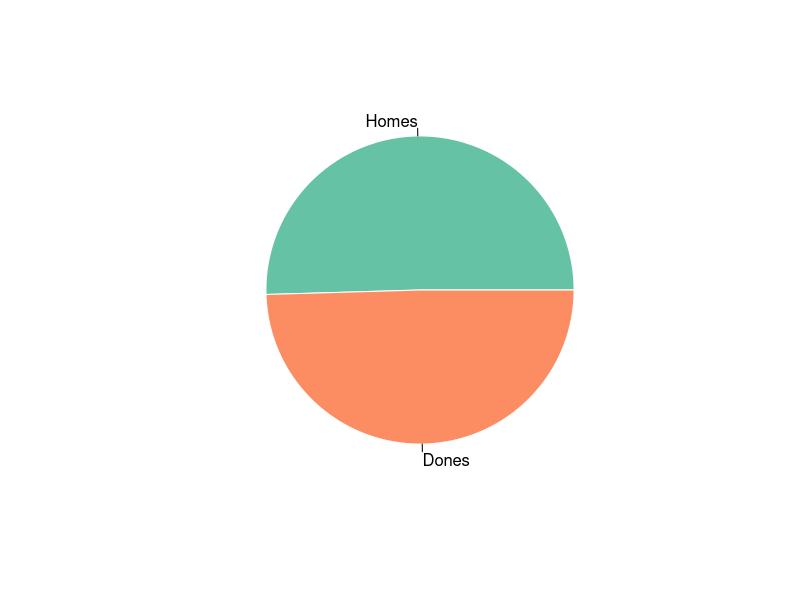
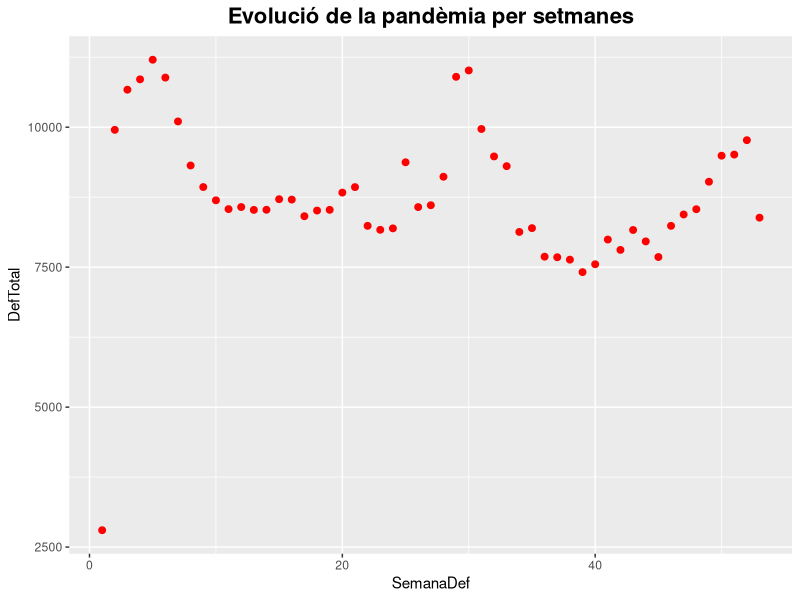
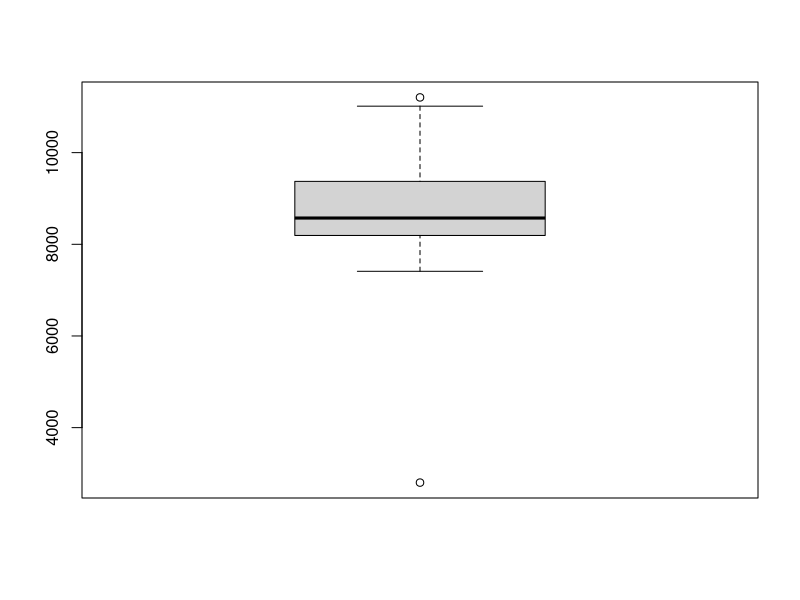
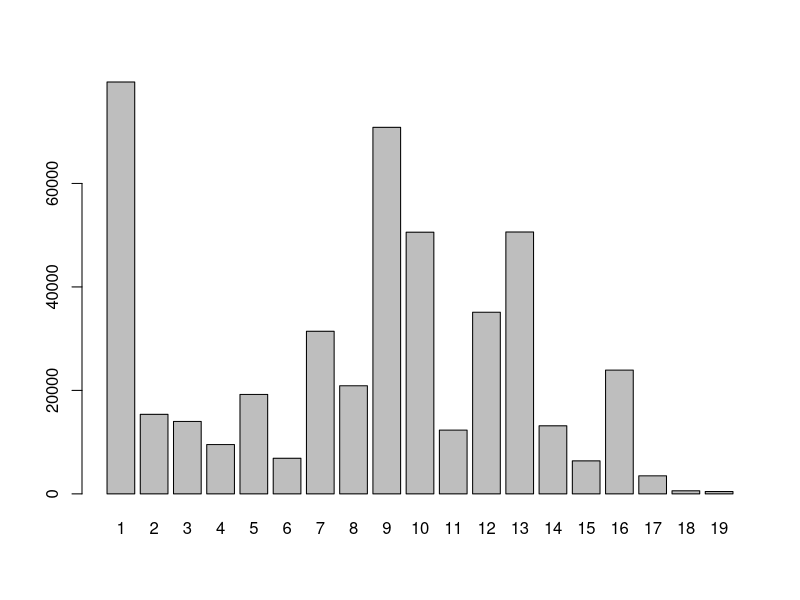

R code for these plots, in order:
## ---- chunk 1
library(tidyverse)
library(RColorBrewer)
library(ggplot2)
myPalette <- brewer.pal(5, "Set2")
## ---- chunk 2
df <- read.csv("covid.csv", header = TRUE, sep = ";", stringsAsFactors = FALSE)
str(df)
names(df) = c("Nacional", "CAut","Cv19","Sex","SemanaDef","DefTotal");
df <- df[,-1];
head(df)
## ---- chunk 3
cov_homes = filter(df, Sex== "Hombres", CAut == "", Cv19 == "Total")
cov_dones = filter(df, Sex== "Mujeres", CAut== "", Cv19 == "Total")
pie(c(cov_homes$DefTotal[1], cov_dones$DefTotal[1]) , labels = c("Homes", "Dones"), border="white", col = myPalette )

## ---- chunk 4
cov_Total <- filter(df, Sex == "Total", CAut == "", Cv19 == "Total")
cov_Total <- cov_Total[-1,]
cov_Total$SemanaDef <- c(1:53)

ggplot(cov_Total, aes(x = SemanaDef, y = DefTotal, group = DefTotal)) + geom_point(color = "red", size = 2) + labs(title = "Evolució de la pandèmia per setmanes")+ theme(plot.title = element_text(hjust = 0.5, size = 16, face = "bold", color = "black"))
## ---- chunk 5
data = data.frame(cov_Total[,5]);
boxplot(data)
## ---- chunk 6
cov_ComAut = filter(df, Sex== "Total", CAut!= "", Cv19 == "Total", SemanaDef == "Total")
data_CAut = cov_ComAut[,c(1,5)]
data_CAut$CAut
data_CAut$CAut <- 1:19
barplot(height = data_CAut$DefTotal, name = data_CAut$CAut)
